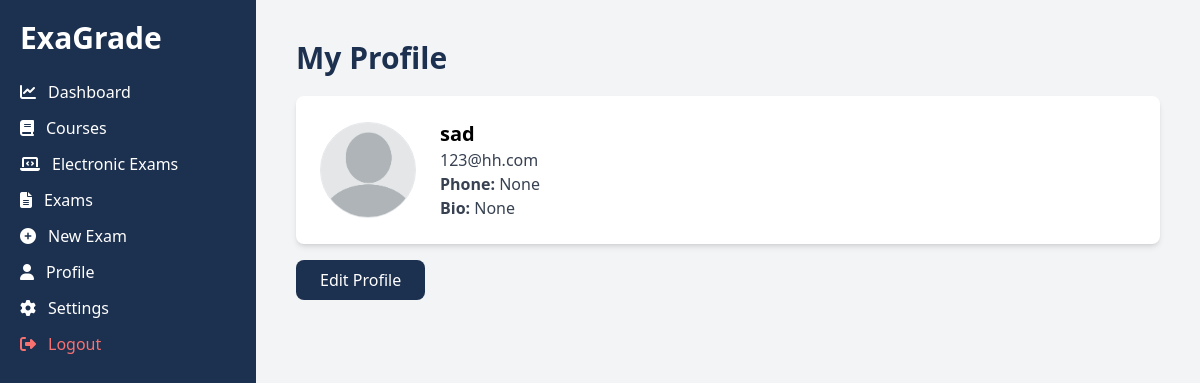
Screenshot of /users/profile/1/ (signed in) with the database file from the repository.
### users/models.py (models this page shows, shortened)
class CustomUser(AbstractUser):
    is_instructor = models.BooleanField(default=False)
    is_student = models.BooleanField(default=False)
    phone_number = models.CharField(max_length=15, blank=True, null=True)
    bio = models.TextField(blank=True, null=True)
    student_responses = models.ManyToManyField("electronic_exams.StudentResponse", related_name="grades_received", blank=True)
    profile_image = models.ImageField(
        upload_to="profiles/",
        default="profiles/profile-default.png",
        null=True,
        blank=True
    )

### users/views.py (the view)
# urls.py: path("profile/<int:user_id>/", profile_page, name="profile"),
@login_required
def profile_page(request, user_id):
    user = get_object_or_404(CustomUser, id=user_id)
    return render(request, "users/profile.html", {"profile_user": user})

### users/templates/users/profile.html
{% extends "base.html" %}
{% block content %}
<h1 class="text-3xl font-bold text-[#1C304F]">My Profile</h1>
<div class="mt-5 bg-white p-6 shadow-md rounded-lg flex items-center">
    <img src="{% if user.profile_image %}{{ user.profile_image.url }}{% else %}/media/profiles/profile-default.png{% endif %}"
     alt="Profile Image"
     class="w-24 h-24 rounded-full border">
    <div class="ml-6">
        <h2 class="text-xl font-bold">{{ user.username }}</h2>
        <p class="text-gray-700">{{ user.email }}</p>
        <p class="text-gray-700"><strong>Phone:</strong> {{ user.phone_number }}</p>
        <p class="text-gray-700"><strong>Bio:</strong> {{ user.bio }}</p>
    </div>
</div>
<a href="{% url 'users:settings' %}" class="mt-4 inline-block bg-[#1C304F] text-white px-6 py-2 rounded-lg hover:bg-[#98BBF5]">
    Edit Profile
</a>
{% endblock %}

### rows the page displays
CustomUser: profile_image (placeholder picture), username "sad", email "123@hh.com", phone_number "None", bio "None"
